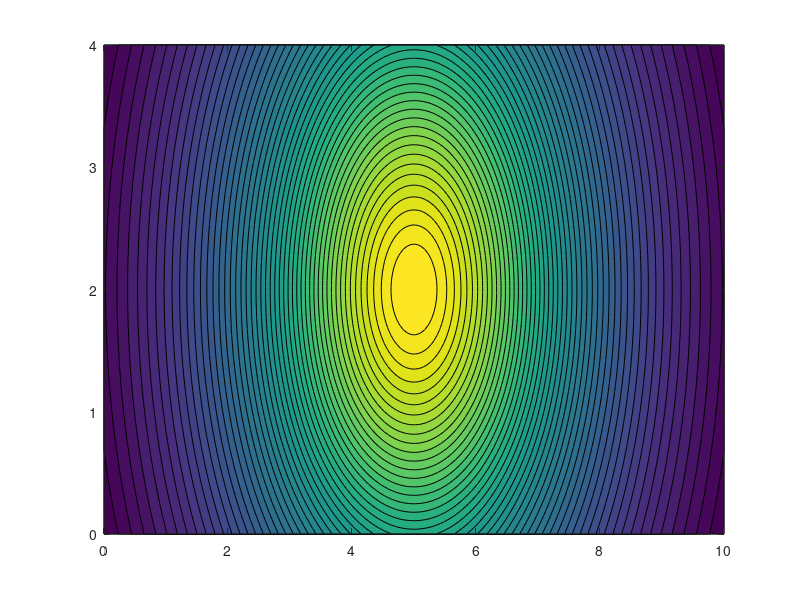

MATLAB code to generate this figure: (Note: this script raises an error after producing the figure.)
length = 10;
width = 4;
height = 3;

P = 300;
x_b = 5;
y_b = 2;

x = linspace(0, length, 200);
y = linspace(0, width, 80);
[X, Y] = meshgrid(x, y);

R = sqrt((X - x_b).^2 + (Y - y_b).^2 + height^2);
I = P ./ (4 * pi * R.^2);

figure
contourf(X, Y, I, 50)
colormap('parula')
colorbar
title('Brightness on the Floor ofOne 300W Bulb at Ceiling Center')
xlabel( '(m)')
ylabel('(m)')

points = [5 2; 0 0; 10 0; 0 4; 10 4];
names = {'Center','Corner (0,0)','Corner (10,0)','Corner (0,4)','Corner (10,4)'};

for i = 1:size(points,1)
    p_x = points(i,1);
    p_y = points(i,2);
    R_point = sqrt((p_x - x_b)^2 + (p_y - y_b)^2 + height^2);
    I_point = P / (4 * pi * R_point^2);
    fprintf('%s: Intensity = %.4f W/m²\n', names{i}, I_point);
end
